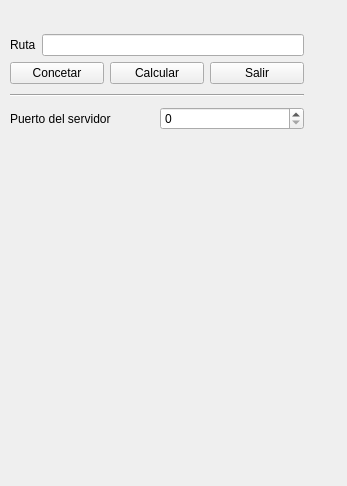
<?xml version="1.0" encoding="UTF-8"?>
<ui version="4.0">
 <class>Widget</class>
 <widget class="QWidget" name="Widget">
  <property name="geometry">
   <rect>
    <x>0</x>
    <y>0</y>
    <width>347</width>
    <height>486</height>
   </rect>
  </property>
  <property name="windowTitle">
   <string>Widget</string>
  </property>
  <widget class="QWidget" name="layoutWidget">
   <property name="geometry">
    <rect>
     <x>10</x>
     <y>30</y>
     <width>294</width>
     <height>107</height>
    </rect>
   </property>
   <layout class="QVBoxLayout" name="verticalLayout_2">
    <item>
     <layout class="QVBoxLayout" name="verticalLayout">
      <item>
       <layout class="QHBoxLayout" name="horizontalLayout">
        <item>
         <widget class="QLabel" name="label">
          <property name="text">
           <string>Ruta</string>
          </property>
         </widget>
        </item>
        <item>
         <widget class="QLineEdit" name="msj"/>
        </item>
       </layout>
      </item>
      <item>
       <layout class="QHBoxLayout" name="horizontalLayout_2">
        <item>
         <widget class="QPushButton" name="Iniciar">
          <property name="text">
           <string>Concetar</string>
          </property>
         </widget>
        </item>
        <item>
         <widget class="QPushButton" name="Enviar">
          <property name="text">
           <string>Calcular</string>
          </property>
         </widget>
        </item>
        <item>
         <widget class="QPushButton" name="Quitar">
          <property name="text">
           <string>Salir</string>
          </property>
         </widget>
        </item>
       </layout>
      </item>
     </layout>
    </item>
    <item>
     <widget class="Line" name="line">
      <property name="orientation">
       <enum>Qt::Horizontal</enum>
      </property>
     </widget>
    </item>
    <item>
     <layout class="QHBoxLayout" name="horizontalLayout_3">
      <item>
       <widget class="QLabel" name="label_2">
        <property name="text">
         <string>Puerto del servidor</string>
        </property>
       </widget>
      </item>
      <item>
       <widget class="QSpinBox" name="Puerto">
        <property name="maximum">
         <number>999999999</number>
        </property>
       </widget>
      </item>
     </layout>
    </item>
   </layout>
  </widget>
 </widget>
 <resources/>
 <connections/>
</ui>
